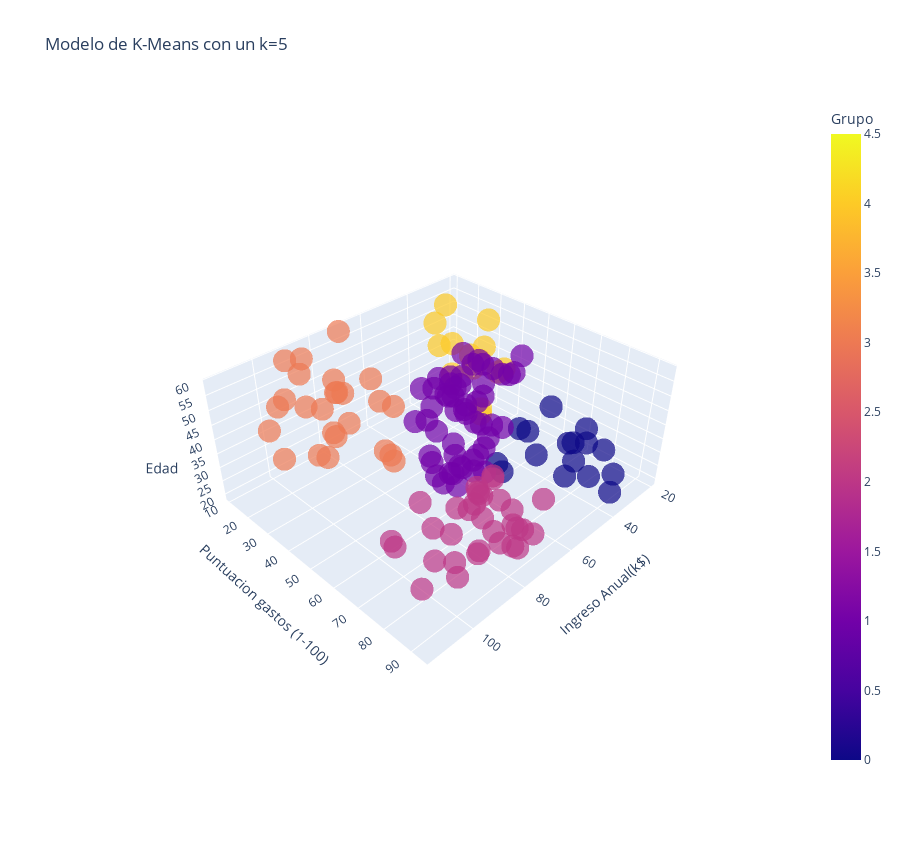

Notebook cell for this chart:
### Code cell
# Crear un modelo 3D de los datos agrupados

Grafica_3D = px.scatter_3d(Datos, x='Ingreso Anual(k$)', y='Puntuacion gastos (1-100)', z='Edad', color='Grupo', symbol='Grupo', symbol_map={0: 'circle', 1: 'circle', 2: 'circle', 3: 'circle', 4: 'circle', 5: 'circle'}, opacity=0.7, width=900, height=850, title=f'Modelo de K-Means con un k={5}', labels={'label': 'Cluster'}, color_discrete_map={})
Grafica_3D.update_layout(showlegend=False)

### Figure 1 — Plotly figure (JSON) as saved in the notebook; plotly's stock layout.template omitted (floating-point values rounded to 4 significant figures)
{"data": [{"hovertemplate": "Grupo=%{marker.color}<br>Ingreso Anual(k$)=%{x}<br>Puntuacion gastos (1-100)=%{y}<br>Edad=%{z}<extra></extra>", "legendgroup": "4", "marker": {"color": [4, 4, 4, 4, 4, 4, 4, 4, 4, 4, 4, 4, 4, 4], "coloraxis": "coloraxis", "opacity": 0.7, "symbol": "circle"}, "mode": "markers", "name": "4", "scene": "scene", "showlegend": true, "type": "scatter3d", "x": [21, 23, 24, 28, 28, 29, 33, 34, 37, 39, 39, 40, 40, 43], "y": [35, 29, 35, 14, 32, 31, 14, 17, 26, 36, 28, 42, 42, 41], "z": [35, 52, 35, 54, 45, 40, 49, 42, 36, 48, 49, 29, 31, 47]}, {"hovertemplate": "Grupo=%{marker.color}<br>Ingreso Anual(k$)=%{x}<br>Puntuacion gastos (1-100)=%{y}<br>Edad=%{z}<extra></extra>", "legendgroup": "0", "marker": {"color": [0, 0, 0, 0, 0, 0, 0, 0, 0, 0, 0, 0, 0, 0, 0, 0], "coloraxis": "coloraxis", "opacity": 0.7, "symbol": "circle"}, "mode": "markers", "name": "0", "scene": "scene", "showlegend": true, "type": "scatter3d", "x": [21, 24, 25, 28, 28, 29, 30, 33, 34, 37, 38, 39, 39, 42, 46, 48], "y": [66, 73, 73, 82, 61, 87, 73, 81, 73, 75, 92, 61, 65, 60, 55, 59], "z": [20, 25, 31, 29, 35, 23, 21, 21, 30, 20, 24, 31, 24, 33, 19, 19]}, {"hovertemplate": "Grupo=%{marker.color}<br>Ingreso Anual(k$)=%{x}<br>Puntuacion gastos (1-100)=%{y}<br>Edad=%{z}<extra></extra>", "legendgroup": "1", "marker": {"color": [1, 1, 1, 1, 1, 1, 1, 1, 1, 1, 1, 1, 1, 1, 1, 1, 1, 1, 1, 1, 1, 1, 1, 1, 1, 1, 1, 1, 1, 1, 1, 1, 1, 1, 1, 1, 1, 1, 1, 1, 1, 1, 1, 1, 1, 1, 1, 1, 1, 1, 1, 1], "coloraxis": "coloraxis", "opacity": 0.7, "symbol": "circle"}, "mode": "markers", "name": "1", "scene": "scene", "showlegend": true, "type": "scatter3d", "x": [40, 40, 42, 43, 43, 43, 44, 46, 46, 47, 48, 48, 49, 54, 54, 54, 54, 54, 54, 54, 54, 54, 54, 54, 57, 57, 58, 58, 60, 60, 60, 60, 60, 60, 61, 61, 62, 62, 62, 62, 62, 63, 63, 64, 64, 65, 65, 67, 67, 67, 67, 69], "y": [55, 47, 52, 54, 60, 45, 50, 51, 46, 59, 50, 47, 42, 47, 54, 53, 48, 52, 42, 51, 55, 44, 57, 46, 58, 55, 60, 46, 49, 40, 42, 52, 47, 50, 42, 49, 41, 48, 55, 56, 42, 46, 54, 42, 46, 50, 59, 43, 57, 56, 40, 58], "z": [50, 27, 49, 31, 59, 50, 51, 27, 53, 54, 43, 32, 47, 59, 26, 45, 40, 23, 49, 57, 38, 46, 21, 48, 55, 22, 34, 50, 48, 40, 32, 24, 47, 27, 48, 20, 23, 49, 26, 49, 21, 54, 19, 38, 19, 19, 49, 51, 50, 27, 38, 40]}, {"hovertemplate": "Grupo=%{marker.color}<br>Ingreso Anual(k$)=%{x}<br>Puntuacion gastos (1-100)=%{y}<br>Edad=%{z}<extra></extra>", "legendgroup": "2", "marker": {"color": [2, 2, 2, 2, 2, 2, 2, 2, 2, 2, 2, 2, 2, 2, 2, 2, 2, 2, 2, 2, 2, 2, 2, 2, 2, 2, 2, 2, 2, 2, 2, 2], "coloraxis": "coloraxis", "opacity": 0.7, "symbol": "circle"}, "mode": "markers", "name": "2", "scene": "scene", "showlegend": true, "type": "scatter3d", "x": [69, 70, 71, 71, 72, 73, 73, 74, 75, 76, 77, 78, 78, 78, 78, 78, 78, 79, 81, 85, 87, 87, 87, 88, 88, 93, 97, 98, 101, 103, 103, 113], "y": [91, 77, 75, 75, 71, 88, 73, 72, 93, 87, 74, 90, 88, 76, 89, 78, 73, 83, 93, 75, 63, 75, 92, 86, 69, 90, 86, 88, 68, 85, 69, 91], "z": [39, 31, 38, 39, 31, 29, 32, 35, 32, 32, 32, 34, 39, 38, 27, 30, 30, 29, 31, 36, 32, 28, 36, 30, 27, 35, 32, 29, 28, 36, 32, 38]}, {"hovertemplate": "Grupo=%{marker.color}<br>Ingreso Anual(k$)=%{x}<br>Puntuacion gastos (1-100)=%{y}<br>Edad=%{z}<extra></extra>", "legendgroup": "3", "marker": {"color": [3, 3, 3, 3, 3, 3, 3, 3, 3, 3, 3, 3, 3, 3, 3, 3, 3, 3, 3, 3, 3, 3, 3, 3, 3], "coloraxis": "coloraxis", "opacity": 0.7, "symbol": "circle"}, "mode": "markers", "name": "3", "scene": "scene", "showlegend": true, "type": "scatter3d", "x": [70, 71, 71, 72, 76, 77, 77, 78, 78, 78, 78, 79, 85, 86, 87, 87, 88, 88, 93, 97, 98, 99, 101, 103, 103], "y": [29, 35, 11, 34, 40, 12, 36, 22, 17, 20, 16, 35, 26, 20, 27, 13, 13, 15, 14, 32, 15, 39, 24, 17, 23], "z": [23, 43, 59, 25, 28, 25, 48, 34, 43, 44, 47, 56, 50, 42, 36, 40, 52, 58, 59, 37, 46, 41, 54, 41, 34]}], "layout": {"coloraxis": {"colorbar": {"title": {"text": "Grupo"}}, "colorscale": [[0, "#0d0887"], [0.1111, "#46039f"], [0.2222, "#7201a8"], [0.3333, "#9c179e"], [0.4444, "#bd3786"], [0.5556, "#d8576b"], [0.6667, "#ed7953"], [0.7778, "#fb9f3a"], [0.8889, "#fdca26"], [1, "#f0f921"]]}, "height": 850, "legend": {"title": {"text": "Grupo"}, "tracegroupgap": 0}, "scene": {"aspectmode": "auto", "aspectratio": {"x": 1.372, "y": 1.223, "z": 0.5964}, "camera": {"center": {"x": 0, "y": 0, "z": 0}, "eye": {"x": 1.905, "y": 1.905, "z": 1.905}, "projection": {"type": "perspective"}, "up": {"x": 0, "y": 0, "z": 1}}, "domain": {"x": [0, 1], "y": [0, 1]}, "xaxis": {"title": {"text": "Ingreso Anual(k$)"}, "type": "linear"}, "yaxis": {"title": {"text": "Puntuacion gastos (1-100)"}, "type": "linear"}, "zaxis": {"title": {"text": "Edad"}, "type": "linear"}}, "showlegend": false, "title": {"text": "Modelo de K-Means con un k=5"}, "width": 900}}
